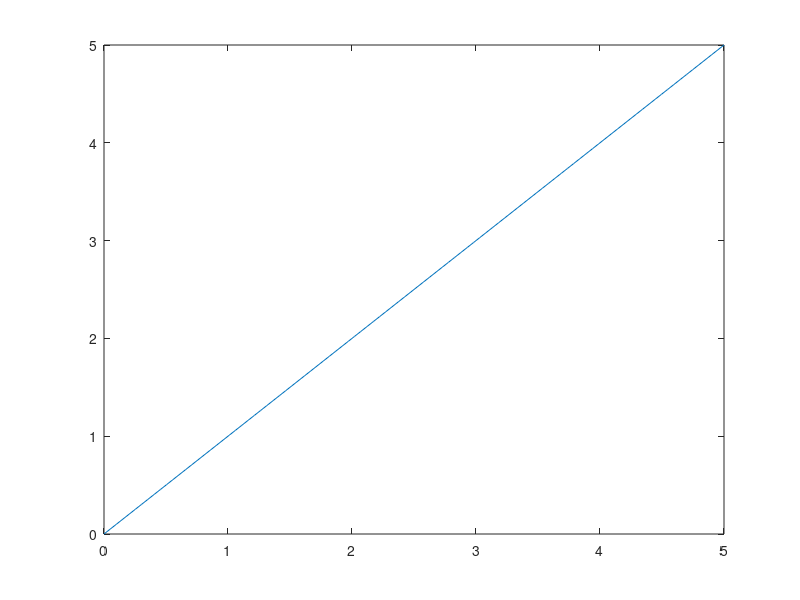

Write MATLAB code to recreate this figure. (Note: this script raises an error after producing the figure.)
%matrix multiplication
clear all;
x = [1:3;4:6;7:9];
y = [0:2;3:5;6:8];
elementWise = x.*y;
multiplied = x*y;
disp(elementWise);
disp(multiplied);

%threshold
clear all;
x = [3 2 8; 2 5 9; 2 7 6]
threshold = 2;
y = x>threshold;
disp(x.*y);

%fibonnaci
clear all;
a = 0;
b = 1;
fibarr = [a;b];
for i=3:10
    c = a + b;
    a = b;
    b = c;
    fibarr = [fibarr ; c];
end
disp(fibarr);

%solving matrix equation
clear all;
y = [1;2;3]
A = [1, 5, 9;7, 2, 11;14, 0, 8]
x = A\y
z = A*x

%unit ramp
x = linspace(0,5);
y = x;
figure
plot(x,y);

%histogram
clear all;
im = imread('Frame.1.jpg');
im = rgb2gray(im);
figure
imshow(im);

hist = zeros(2,256);
for i=1:256,
    hist(1, i) = i-1;
    hist(2, i) = sum(im(:) == i-1);
end

plot(hist(1,1:256), hist(2,1:256))
